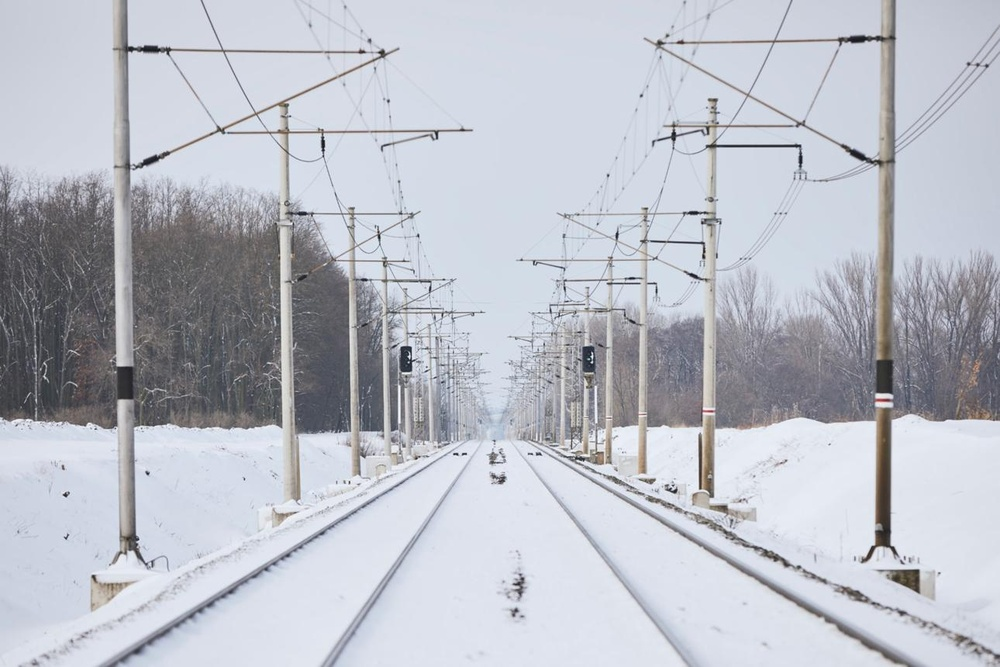
#> input picture Assessment/railway.jpg, 1000 x 667 px, shrunk from 1290 x 860 before the run
$ python co3.py
#> lines starting #> are read from the running program, lines starting #| are printed output that depends on the picture; after the words box and inside, x2 and y2 are one past the last pixel; in counts of white or black regions, pixels touching at a corner belong together
import cv2
import numpy as np
import matplotlib.pyplot as plt
import math
import random

# ============================================================
# 1. LOAD IMAGE
# ============================================================

image = cv2.imread("railway.jpg")
#> image is the input picture: shape (667, 1000, 3); mean B, G, R 199.1, 190, 186.9

if image is None:
    print("Error: railway.jpg not found.")
    exit()

original = image.copy()

# Convert to grayscale
gray = cv2.cvtColor(image, cv2.COLOR_BGR2GRAY)


# ============================================================
# 2. GAUSSIAN SMOOTHING
# ============================================================

blur = cv2.GaussianBlur(gray, (5, 5), 1.5)


# ============================================================
# 3. CANNY EDGE DETECTION
# ============================================================

edges = cv2.Canny(
    blur,
    threshold1=50,
    threshold2=150
)
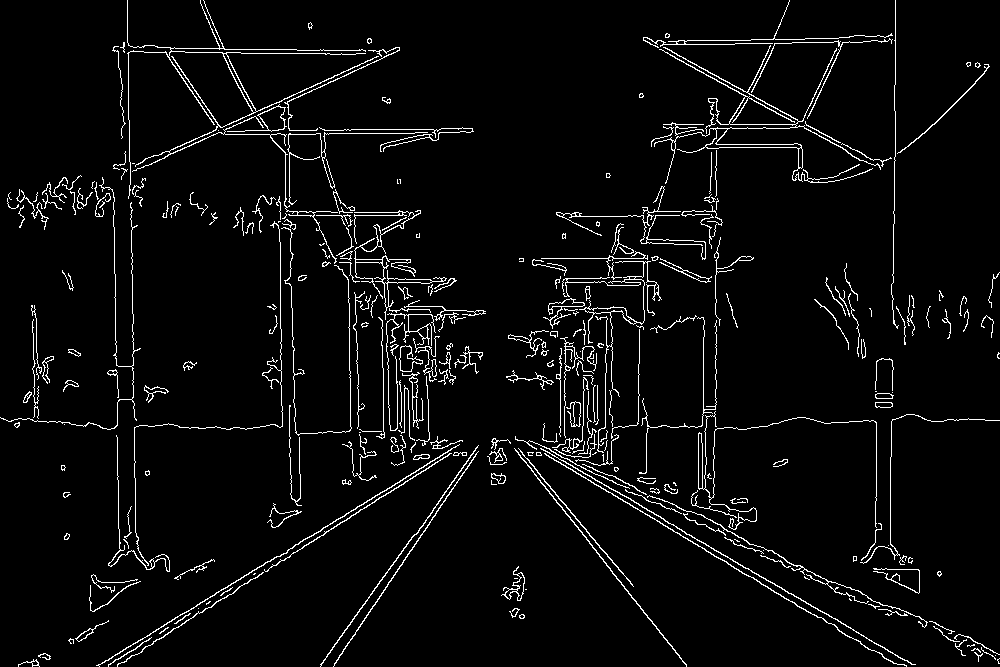
#> edges: shape (667, 1000); 4.3% white in thin lines or dots


# ============================================================
# 4. REGION OF INTEREST
# ============================================================

height, width = edges.shape
#> height = 667; width = 1000

mask = np.zeros_like(edges)

# Focus mainly on the lower/central railway region
roi_points = np.array([
    [
        (0, height),
        (width, height),
        (int(width * 0.75), int(height * 0.45)),
        (int(width * 0.25), int(height * 0.45))
    ]
], dtype=np.int32)

cv2.fillPoly(mask, roi_points, 255)
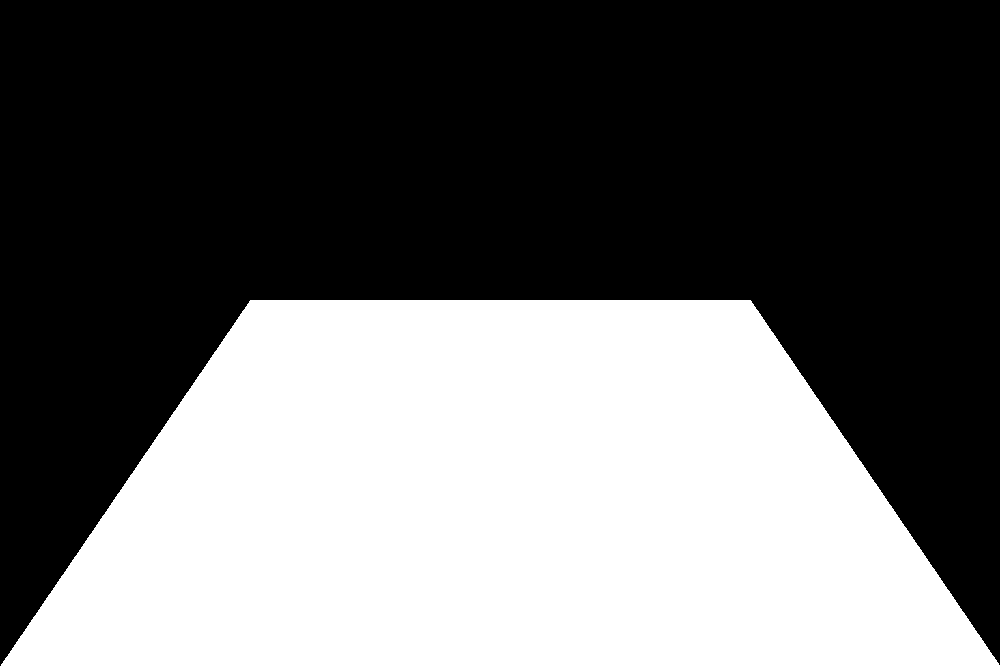
#> mask: shape (667, 1000); 41.3% white; 1 white region, box (x1, y1, x2, y2) and area: (0, 300, 1000, 667) 275558

roi_edges = cv2.bitwise_and(edges, mask)
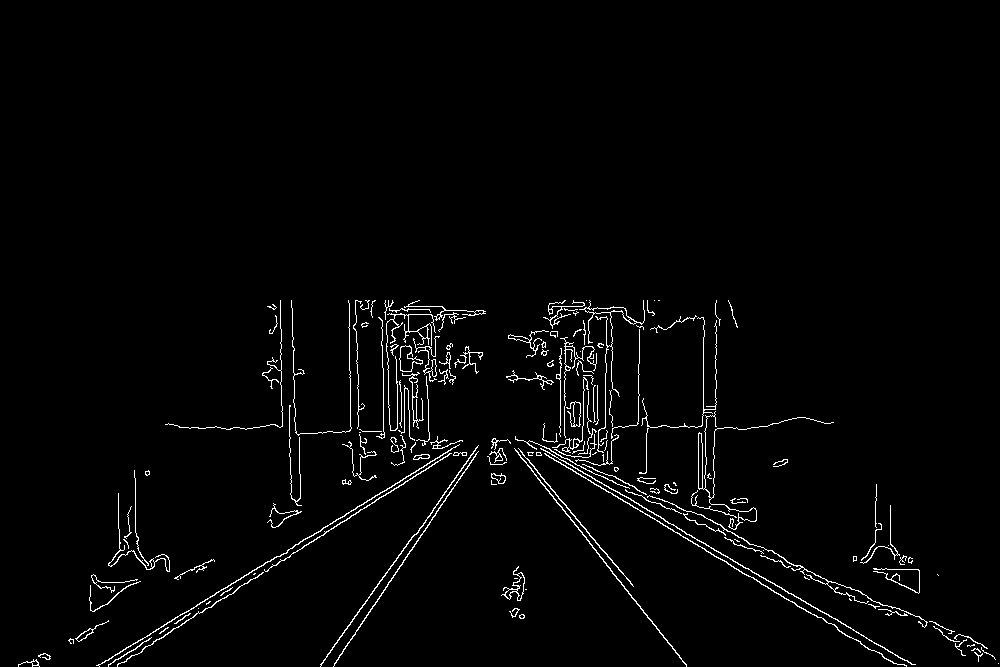
#> roi_edges: shape (667, 1000); 2.2% white in thin lines or dots, all inside (x1, y1, x2, y2) = (18, 300, 999, 667)


# ============================================================
# 5. EXTRACT EDGE POINTS
# ============================================================

ys, xs = np.where(roi_edges > 0)
#> ys = 14384 values from 300 to 666; xs = 14384 values, max 998 at index 14322, min 18 at index 14323, mean 513.5

points = np.column_stack((xs, ys))
#> points = 14384 pairs, first value 18 to 998, second value 300 to 666

print("Total edge points:", len(points))
#| Total edge points: 14384


# ============================================================
# 6. RANSAC ITERATION CALCULATION
# ============================================================

outlier_ratio = 0.40
inlier_probability = 1 - outlier_ratio

confidence = 0.99

# Two points are required to define a line
sample_size = 2

k = math.log(1 - confidence) / \
    math.log(1 - inlier_probability ** sample_size)

iterations = math.ceil(k)

print("\nRANSAC Parameters")
print("-------------------------")
print("Outlier ratio:", outlier_ratio)
print("Inlier probability:", inlier_probability)
print("Confidence:", confidence)
print("Sample size:", sample_size)
print("Calculated iterations:", k)
print("Required iterations:", iterations)


# ============================================================
# 7. LINE DISTANCE FUNCTION
# ============================================================

def point_line_distance(point, line):
    """
    Line equation:
        ax + by + c = 0

    Returns perpendicular distance.
    """

    x, y = point
    a, b, c = line

    distance = abs(a * x + b * y + c)

    denominator = math.sqrt(a * a + b * b)

    if denominator == 0:
        return float("inf")

    return distance / denominator


# ============================================================
# 8. CREATE LINE FROM TWO POINTS
# ============================================================

def create_line(p1, p2):

    x1, y1 = p1
    x2, y2 = p2

    # ax + by + c = 0

    a = y1 - y2
    b = x2 - x1
    c = x1 * y2 - x2 * y1

    return (a, b, c)


# ============================================================
# 9. RANSAC IMPLEMENTATION
# ============================================================

def ransac_line(points, iterations, threshold):

#> called with points = array of shape (14384, 2), iterations = 11, threshold = 3
    if len(points) < 2:
        return None, []

    best_line = None
    best_inliers = []

    for i in range(iterations):

        # Randomly select two points
        sample_indices = random.sample(range(len(points)), 2)

        p1 = points[sample_indices[0]]
        p2 = points[sample_indices[1]]

        # Avoid identical points
        if np.array_equal(p1, p2):
            continue

        # Generate candidate line
        line = create_line(p1, p2)

        # Find inliers
        inliers = []

        for point in points:

            distance = point_line_distance(point, line)

            if distance < threshold:
                inliers.append(point)

        # Keep model with maximum inliers
        if len(inliers) > len(best_inliers):

            best_line = line
            best_inliers = inliers
#> this loop made 11 passes
#> (sample_indices, x1 in create_line, y1 in create_line, x2 in create_line, y2 in create_line) on pass 1: ([13835, 6311], 347, 645, 501, 448)

    return best_line, np.array(best_inliers)


# ============================================================
# 10. RUN RANSAC
# ============================================================

distance_threshold = 3.0

best_line, inliers = ransac_line(
    points,
    iterations,
    distance_threshold
)

print("\nRANSAC Result")
print("-------------------------")

if best_line is None:

    print("No line detected.")

else:

    print("Inliers detected:", len(inliers))
#| Inliers detected: 493
    print("Outliers detected:", len(points) - len(inliers))
#| Outliers detected: 13891


# ============================================================
# 11. VISUALIZE RANSAC RESULT
# ============================================================

result = original.copy()

# Draw all edge points as small circles
for point in points:

    x, y = point

    cv2.circle(
        result,
        (int(x), int(y)),
        1,
        (0, 0, 255),
        -1
    )
#> this loop made 14384 passes
#> point on passes 1 to 3: [280, 300], [291, 300], [348, 300]
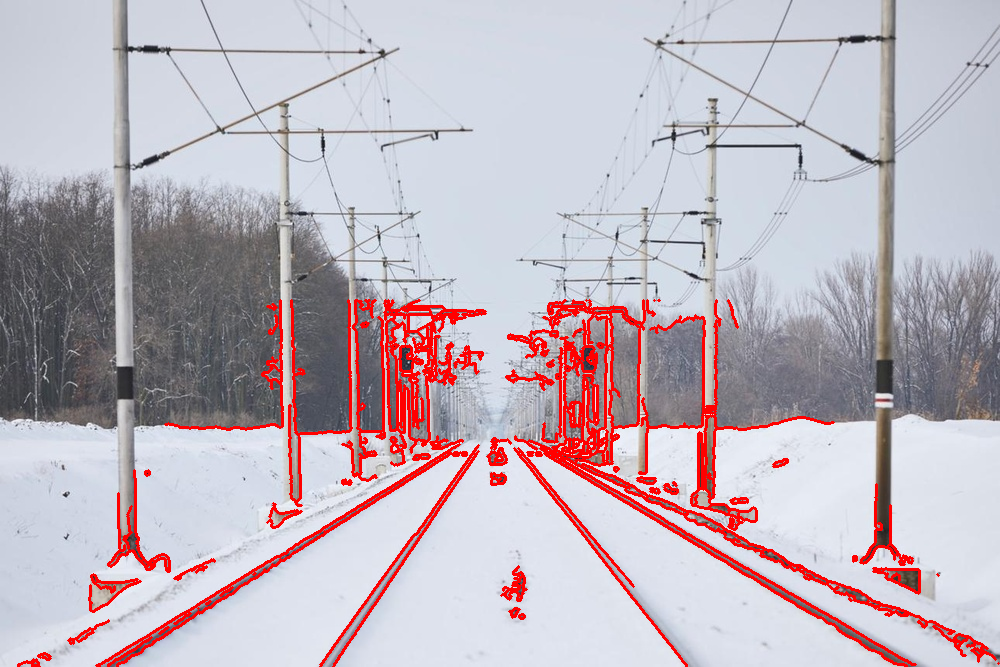
#> result: shape (667, 1000, 3); 5.61% of pixels changed, all inside (x1, y1, x2, y2) = (17, 299, 1000, 667)


# ============================================================
# 12. DRAW BEST RANSAC LINE
# ============================================================

if best_line is not None:

    a, b, c = best_line

    # Calculate two points on the line

    x1 = 0
    x2 = width - 1

    if abs(b) > 1e-6:

        y1 = int(-(a * x1 + c) / b)
        y2 = int(-(a * x2 + c) / b)

        cv2.line(
            result,
            (x1, y1),
            (x2, y2),
            (0, 255, 0),
            3
        )
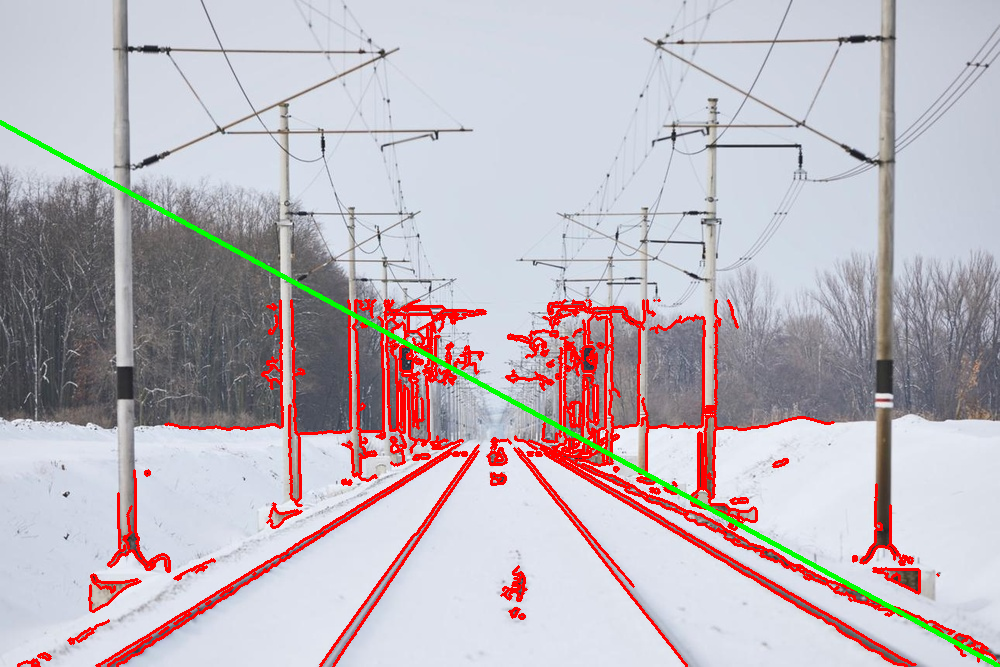
#> result: shape (667, 1000, 3); 0.84% of pixels changed, all inside (x1, y1, x2, y2) = (0, 120, 1000, 667)


# ============================================================
# 13. DISPLAY RESULTS
# ============================================================

plt.figure(figsize=(15, 10))

plt.subplot(2, 2, 1)
plt.imshow(cv2.cvtColor(original, cv2.COLOR_BGR2RGB))
plt.title("Original Railway Image")
plt.axis("off")

plt.subplot(2, 2, 2)
plt.imshow(blur, cmap="gray")
plt.title("Gaussian Smoothed Image")
plt.axis("off")

plt.subplot(2, 2, 3)
plt.imshow(roi_edges, cmap="gray")
plt.title("Canny + ROI")
plt.axis("off")

plt.subplot(2, 2, 4)
plt.imshow(cv2.cvtColor(result, cv2.COLOR_BGR2RGB))
plt.title("RANSAC Rail-Line Detection")
plt.axis("off")

plt.tight_layout()
plt.show()
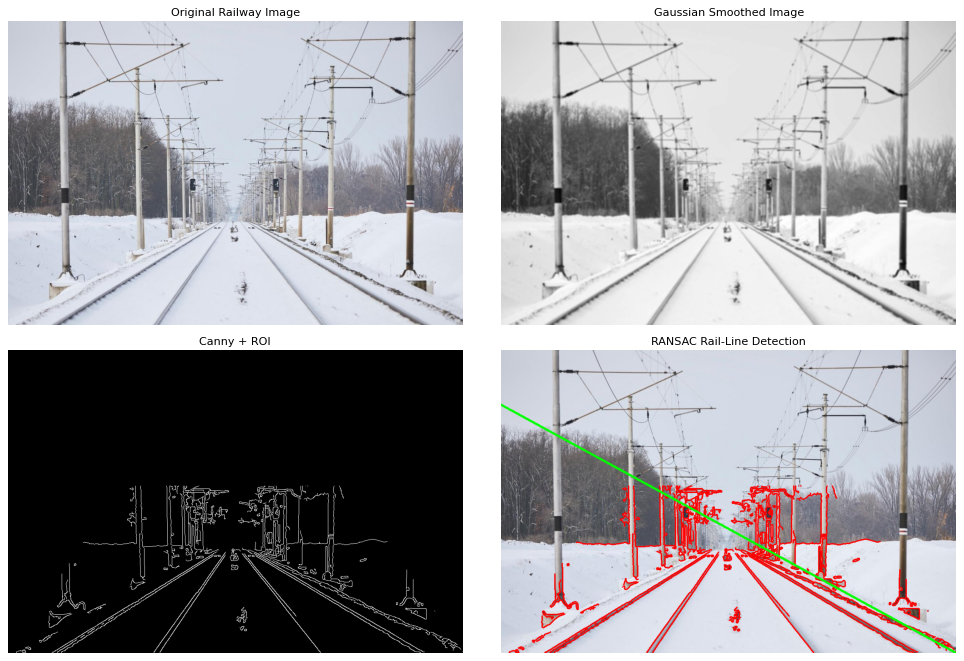
#> figure drawn by matplotlib, 4 panels
